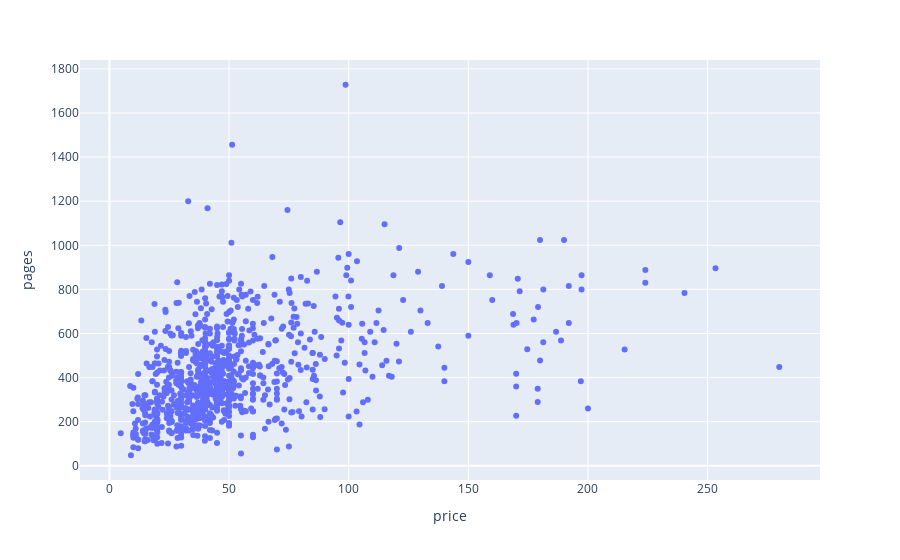

Notebook cell for this chart:
### Code cell
px.scatter(df, x="price", y="pages")

### Figure 1 — Plotly figure (JSON) as saved in the notebook; plotly's stock layout.template omitted (floating-point values rounded to 4 significant figures; data arrays with more than 128 entries replaced by an {"elided": "..."} marker saying what was removed)
{"data": [{"hovertemplate": "price=%{x}<br>pages=%{y}<extra></extra>", "legendgroup": "", "marker": {"color": "#636efa", "symbol": "circle"}, "mode": "markers", "name": "", "orientation": "v", "showlegend": false, "type": "scatter", "x": {"elided": "946 float values"}, "xaxis": "x", "y": {"elided": "946 int values"}, "yaxis": "y"}], "layout": {"legend": {"tracegroupgap": 0}, "margin": {"t": 60}, "xaxis": {"anchor": "y", "domain": [0, 1], "title": {"text": "price"}}, "yaxis": {"anchor": "x", "domain": [0, 1], "title": {"text": "pages"}}}}
